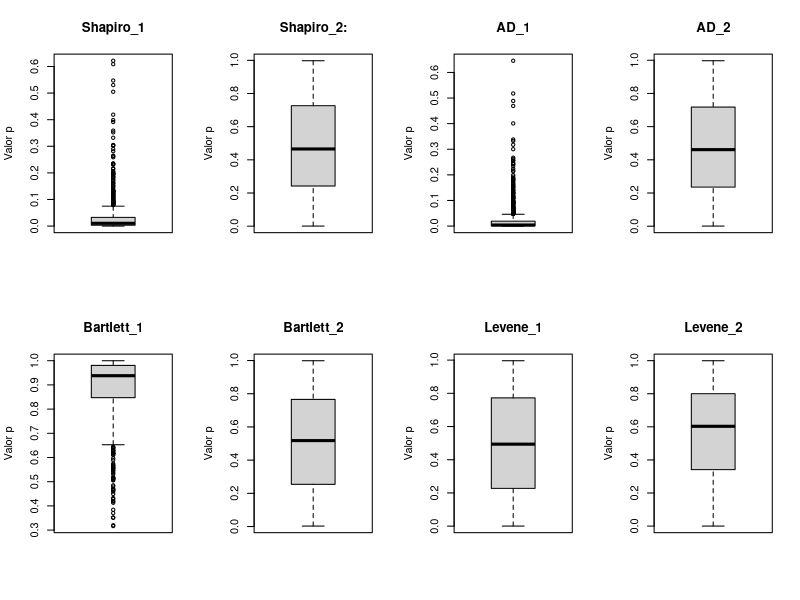
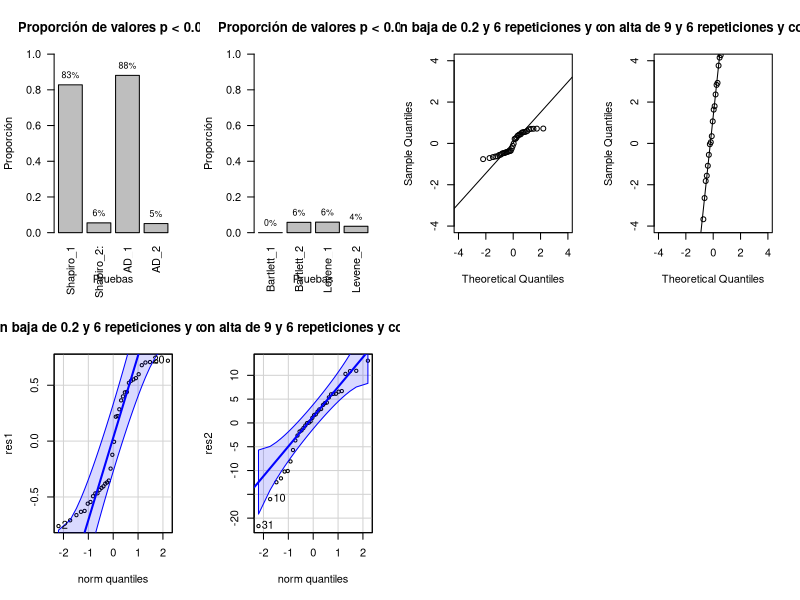

Recreate these plots in R, in order.
## ---- chunk 1
#install.packages("nortest")
#install.packages("carData")
library(nortest)
library(carData)
library(car)
#citation("carData") citas
set.seed(123)
#install.packages("car")
## ---- chunk 2

norm <- function(r, s1, s2) {
  prom <- c(5.4025, 6.1625, 5.3525, 6.2425, 5.4475, 6.2650)
  k <- length(prom)
  n <- k * r
  mu1 <- rep(prom, each = r)
  
  p_values <- matrix(0, nrow = 1000, ncol = 4)
  
  for (i in seq_len(1000)) {
    y1 <- rnorm(n, mean = mu1, sd = s1)
    y2 <- rnorm(n, mean = mu1, sd = s2)
    factorA <- as.factor(c(rep(rep(1:3), r)))
    factorB <- factor(c(rep(rep(1:2), r)))
    datos1 <- data.frame(y1, factorA, factorB)
    datos2 <- data.frame(y2, factorA, factorB)
    options(contrasts = c("contr.sum", "contr.poly"))
    mod1 <- lm(y1 ~ factorA * factorB, datos1)
    mod2 <- lm(y2 ~ factorA * factorB, datos2)
    
    res1 <- mod1$res
    res2 <- mod2$res
    
    # Test de Shapiro
    i1 = shapiro.test(res1)$p.value
    i2 = shapiro.test(res2)$p.value
    
    # Test de Anderson-Darling
    i3 = ad.test(res1)$p.value
    i4 = ad.test(res2)$p.value
    
   
    p_values[i, ] <- c(i1, i2, i3, i4)
  }
  
  colnames(p_values) <- c("Shapiro_1", "Shapiro_2:","AD_1", "AD_2")
  
   return(p_values)
}

## ---- chunk 3
hom <- function(r, s1, s2 ) {
  prom <- c(5.4025, 6.1625, 5.3525, 6.2425, 5.4475, 6.2650)
  k <- length(prom)
  n <- k * r
  mu1 <- rep(prom, each = r)
  
  p_values <- matrix(0, nrow = 1000, ncol = 4)
  
  for (i in seq_len(1000)) {
    y1 <- rnorm(n, mean = mu1, sd = s1)
    y2 <- rnorm(n, mean = mu1, sd = s2)
    factorA <- as.factor(c(rep(rep(1:3), r)))
    factorB <- factor(c(rep(rep(1:2), r)))
    datos1 <- data.frame(y1, factorA, factorB)
    datos2 <- data.frame(y2, factorA, factorB)
    options(contrasts = c("contr.sum", "contr.poly"))
    mod1 <- lm(y1 ~ factorA * factorB, datos1)
    mod2 <- lm(y2 ~ factorA * factorB, datos2)
    
    res1 <- mod1$res
    res2 <- mod2$res

    # Test de Bartlet
    j1 = bartlett.test(datos1$y1 ~ interaction(datos1$factorA, datos1$factorB))$p.value
    j2 = bartlett.test(datos2$y2 ~ interaction(datos2$factorA, datos2$factorB))$p.value
    
    # Test de Levene
j3 = leveneTest(y1 ~ interaction(factorA, factorB), data = datos1)$'Pr(>F)'[1]
j4 = leveneTest(y2 ~ interaction(factorA, factorB), data = datos2)$'Pr(>F)'[1]

    p_values[i, ] <- c(j1, j2, j3, j4)
  }
  
  colnames(p_values) <- c("Bartlett_1", "Bartlett_2", "Levene_1", "Levene_2")
  
  return(p_values)
}

#hom(6, 0.2, 9,10)

## ---- chunk 4
p_values_norm <- norm(6, 0.2, 9)

par(mfrow = c(2, 4))
for (i in seq_len(ncol(p_values_norm))) {
  boxplot(p_values_norm[, i], main = colnames(p_values_norm)[i], ylab = "Valor p")
}

p_values_hom <- hom(6, 0.2, 9)

for (i in seq_len(ncol(p_values_hom))) {
  boxplot(p_values_hom[, i], main = colnames(p_values_hom)[i], ylab = "Valor p")
  
}

## ---- chunk 5
prop_norm <- colMeans(p_values_norm < 0.05) #promedio

colSums(p_values_norm < 0.05)

bp1 <- barplot(prop_norm , main = "Proporción de valores p < 0.05", 
        ylab = "Proporción",xlab="Pruebas",
        las = 2,
        ylim = c(0,1))

text(x = bp1, y = prop_norm, label = paste0(round(prop_norm*100), "%"), pos = 3, cex = 0.8)

prop_hom <- colMeans(p_values_hom < 0.05)

bp2 <- barplot(prop_hom , main = "Proporción de valores p < 0.05", 
        ylab = "Proporción",xlab="Pruebas",
        las = 2,
        ylim = c(0,1))

text(x = bp2, y = prop_hom, label = paste0(round(prop_hom*100), "%"), pos = 3, cex = 0.8)
## ---- chunk 6
#p_values <- simu(6, 0.2, 9)
grafico <- function(r, s1, s2){
  prom <- c(5.4025, 6.1625, 5.3525, 6.2425, 5.4475, 6.2650)
  k <- length(prom)
  n <- k * r
  mu1 <- rep(prom, each = r)
  y1 <- rnorm(n, mean = mu1, sd = s1)
  y2 <- rnorm(n, mean = mu1, sd = s2)
  factorA <- as.factor(c(rep(rep(1:3), 6)))
  factorB <- factor(c(rep(rep(1:2), 6)))
  datos1 <- data.frame(y1, factorA, factorB)
  datos2 <- data.frame(y2, factorA, factorB)
  options(contrasts = c("contr.sum", "contr.poly"))
  mod1 <- lm(y1 ~ factorA * factorB, datos1)
  mod2 <- lm(y2 ~ factorA * factorB, datos2)
  res1 <- mod1$res
  res2 <- mod2$res
  
  qqnorm(res1, main = paste("Desviacion baja de",s1,"y", r,
                                      "repeticiones","y con una n =", n),
                   ylim=c(-4,4), xlim=c(-4,4))
  
  qqline(res1)
  
  qqnorm(res2, main = paste("Desviacion alta de",s2,"y", r,
                                     "repeticiones","y con una n =", n),
                  ylim=c(-4,4), xlim=c(-4,4))
  
  qqline(res2)

  h1 = car::qqPlot(res1, main = paste("Desviacion baja de",s1,"y", r,
                                      "repeticiones","y con una n =", n))
  
  h2= car::qqPlot(res2, main = paste("Desviacion alta de",s2,"y", r,
                                     "repeticiones","y con una n =", n))
  
  return(list(h1,h2))
}

graficos <- grafico(6,0.2,9)
